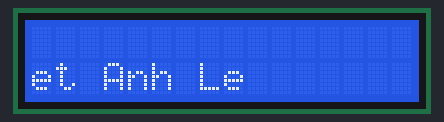
Recording of a sketch running on a simulated Arduino Uno, built with avr-gcc and run on an emulated ATmega328P. Parts: 16×2 character LCD.

Above: at 0.1 s.
At 1.6 s:
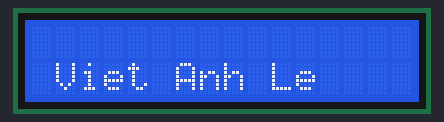
At 2.6 s:
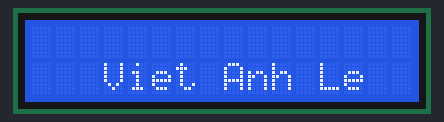
At 3.6 s:
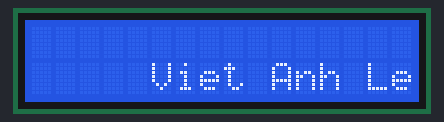
At 5.7 s:
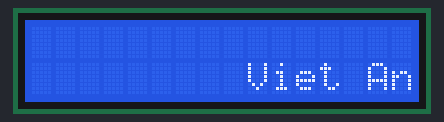
At 7.7 s:
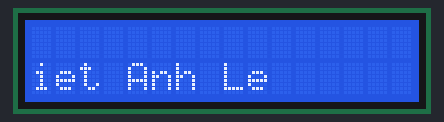

The sketch:

showonLCD.ino
```cpp
// Viet Anh Le
// March 13rd
// 8.2

#include <LiquidCrystal.h>
//Initialise the Serial LCD.
LiquidCrystal lcd( 12,11,5,4,3,2); //These pin numbers are hard coded in on the serial backpack
void setup()
{
lcd.begin (16,2); //Initialize the LCD.
}

void loop() {

  for(int i = -2 ; i  <12; i++ )
  {
    if (i==0){
      lcd.setCursor(i,0);
      lcd.print("Viet Anh Le");
      delay(500);
      lcd.clear();

  }
  else {
      lcd.setCursor(i,1);
      lcd.print("Viet Anh Le");
      delay(500);
      lcd.clear();

  }
  }
}
 
```

Measured:
- by itself, everything shown: repeats every 7.1 s, in 15 steps
- what the display in image 1 shows lasts 0.5 s, from 1.6 s to 2.1 s
